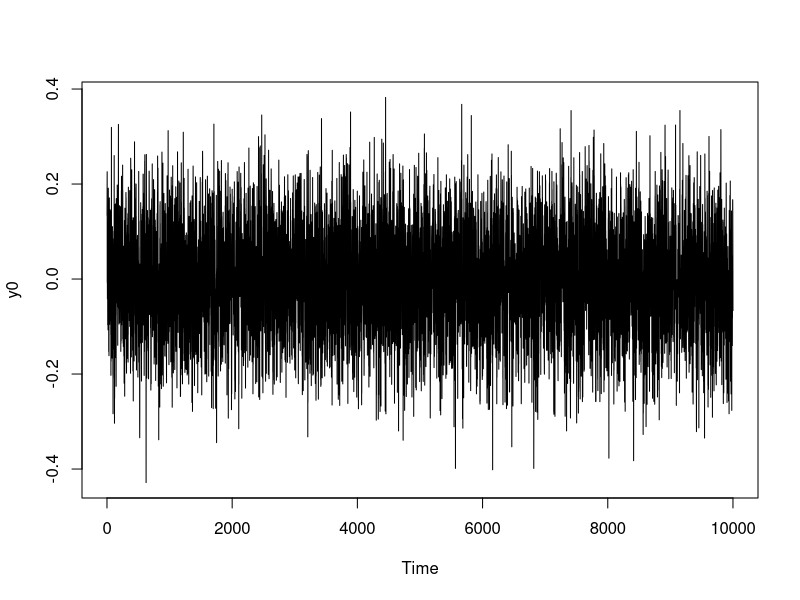
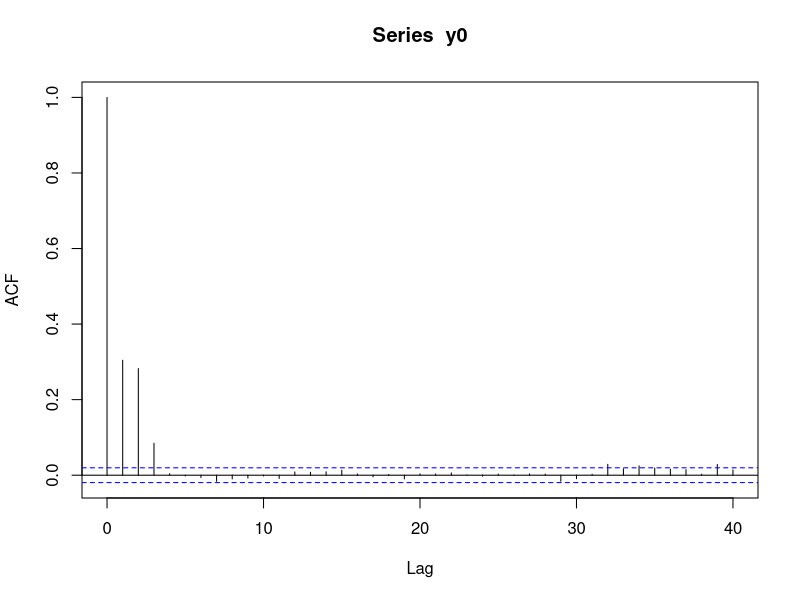
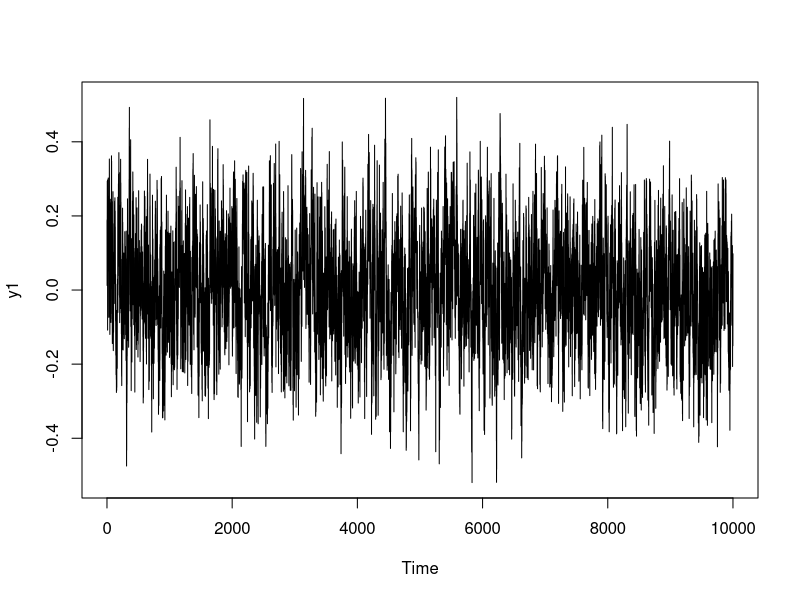
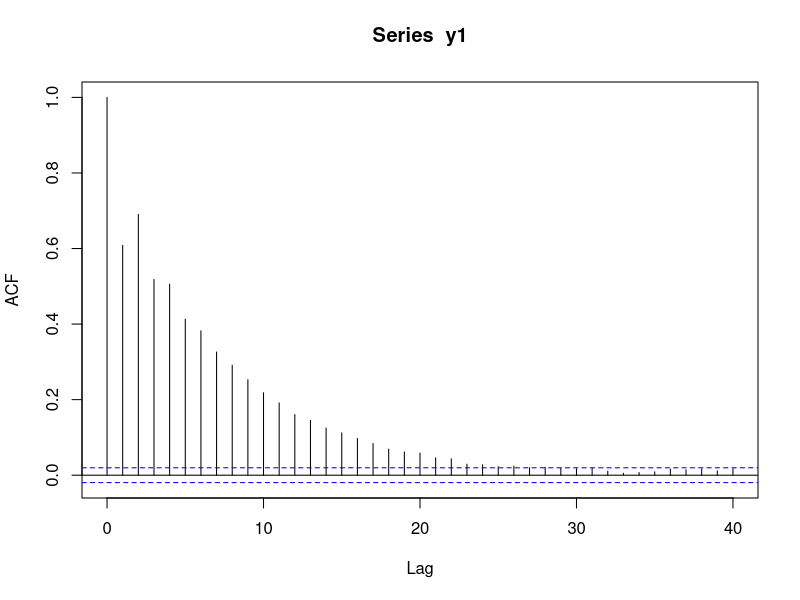
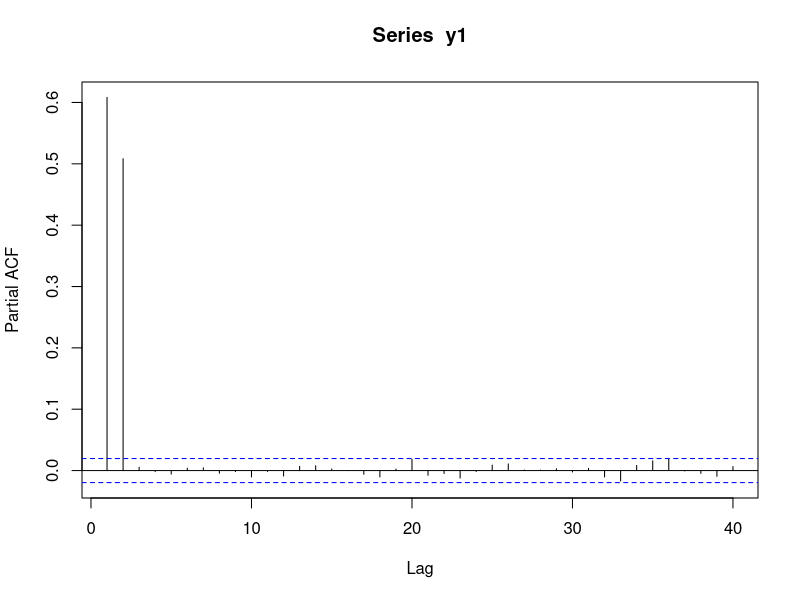

R code for these plots, in order: (Note: this script raises an error after producing the figures.)
# Exercicios 15/05
# 1) estimar a ACF de y_t = e_t + 0.25*e_{t-1} + 0.3*e_{t-2} + 0.1*e_{t-3} 
# sendo e_t ruído branco com variância sigma^2 = 0.01
th_1 = 0.25
th_2 = 0.3
th_3 = 0.1
sigma_2 = 0.01
y0 = arima.sim(model = list(ma = c(th_1, th_2, th_3)), sd = 0.1, n=1e4)
plot(y0)
ACF_y0 = acf(y0)
gamma_1 = (th_1+th_2*th_1+th_3*th_2)*sigma_2
gamma_2 = (th_2+th_3*th_1)*sigma_2
gamma_3 = (th_3)*sigma_2
gamma_0 = (1+th_1^2+th_2^2+th_3^2)*sigma_2
rho_1 = gamma_1/gamma_0
rho_2 = gamma_2/gamma_0
rho_3 = gamma_3/gamma_0


# 2) verificar estacionaridade de y_t = 0.3*y_{t-1}+0.5*y_{t-2}+e_t
# sendo e_t ruído branco com variância sigma^2 = 0.01
phi_1 = 0.3
phi_2 = 0.5
raizes = polyroot(c(1,-phi_1,-phi_2))
modulo_raizes = abs(raizes)
# como as raízes possuem módulo maior do que 1, a série é estável.
# Vamos resolver de outra forma:
F = matrix(c(phi_1, phi_2,1, 0),nrow = 2,byrow=T)
eig = eigen(F)
modulo_auto_valores = abs(eig$values)
# como os autovalores possuem módulo menor do que 1, a série é estacionária.
y1 = arima.sim(model = list(ar = c(phi_1, phi_2)), sd = 0.1, n=1e4)
plot(y1)

#Estimativa da ACF:
y1_ACF = acf(y1)
#Estimativa da PACF:
y1_PACF = pacf(y1)

# 3) verificar estacionaridade de y_t = -0.5*y_{t-1}+0.5*y_{t-2}+e_t
phi_1 = -0.5
phi_2 = 0.5
raizes = polyroot(c(1,-phi_1,-phi_2))
modulo_raizes = abs(raizes)
# como uma as raízes possui modulo unitário a série não é estacionaria
# Vamos resolver de outra forma:
F = matrix(c(phi_1, phi_2,1, 0),nrow = 2,byrow=1)
eig = eigen(F)
modulo_auto_valores = abs(eig$values)
# como um dos autovalores possui modulo unitário, a série não é estacionária
#y_t = -0.5*y_{t-1}+0.5*y_{t-2}+e_t
# 
# A simulação será criada com um laço "for"
y2 = rep(0,1,1e4)
y2[1]= rnorm(1,0,0.01)# y[-1] = 0; y[0] = 0;
y2[2] = phi_1*y[1]+rnorm(1,0,0.01)# y[0] = 0;
t_sim = 1e4
for(i in 3:t_sim){
   y2[i] = phi_1*y2[i-1]+phi_2*y2[i-2]+rnorm(1,0,0.01)
 }
 idx = 1:t_sim;
plot(idx,y2,type="l")
